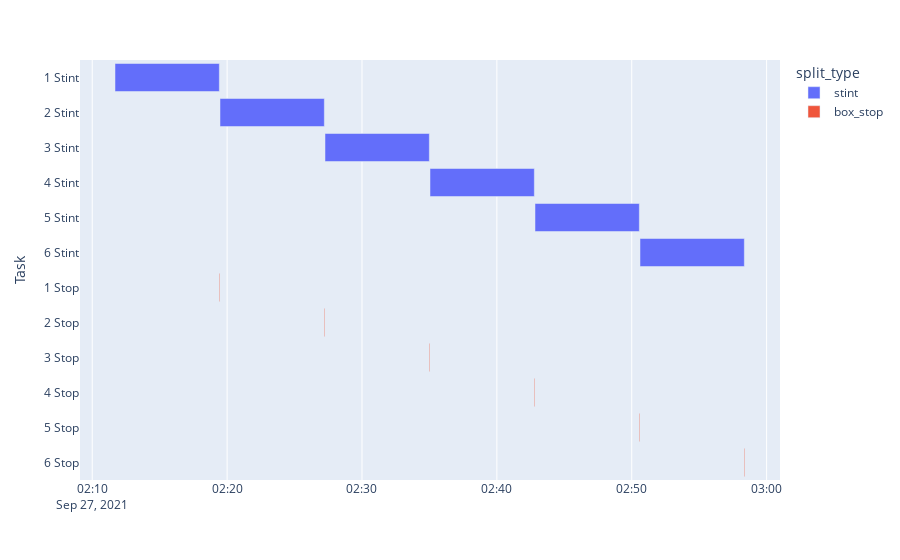

Notebook code cell kept with this figure:
### Code cell
df = pd.DataFrame(splits)

fig = px.timeline(df, x_start="Start", x_end="Finish", y="Task", color="split_type", hover_data={'rounds_driven':True})
fig.update_yaxes(autorange="reversed")
fig.show()

### Figure 1 — Plotly figure (JSON) as saved in the notebook; plotly's stock layout.template omitted (floating-point values rounded to 4 significant figures)
{"data": [{"alignmentgroup": "True", "base": ["2021-09-27T02:11:41.250Z", "2021-09-27T02:19:28.350Z", "2021-09-27T02:27:15.450Z", "2021-09-27T02:35:02.550Z", "2021-09-27T02:42:49.650Z", "2021-09-27T02:50:36.750Z"], "customdata": [[0], [9.1], [18.2], [27.3], [36.4], [45.5]], "hovertemplate": "split_type=stint<br>Start=%{base}<br>Finish=%{x}<br>Task=%{y}<br>rounds_driven=%{customdata[0]}<extra></extra>", "legendgroup": "stint", "marker": {"color": "#636efa"}, "name": "stint", "offsetgroup": "stint", "orientation": "h", "showlegend": true, "textposition": "auto", "type": "bar", "x": [464100, 464100, 464100, 464100, 464100, 464100], "xaxis": "x", "y": ["1 Stint", "2 Stint", "3 Stint", "4 Stint", "5 Stint", "6 Stint"], "yaxis": "y"}, {"alignmentgroup": "True", "base": ["2021-09-27T02:19:25.350Z", "2021-09-27T02:27:12.450Z", "2021-09-27T02:34:59.550Z", "2021-09-27T02:42:46.650Z", "2021-09-27T02:50:33.750Z", "2021-09-27T02:58:20.850Z"], "customdata": [[null], [null], [null], [null], [null], [null]], "hovertemplate": "split_type=box_stop<br>Start=%{base}<br>Finish=%{x}<br>Task=%{y}<br>rounds_driven=%{customdata[0]}<extra></extra>", "legendgroup": "box_stop", "marker": {"color": "#EF553B"}, "name": "box_stop", "offsetgroup": "box_stop", "orientation": "h", "showlegend": true, "textposition": "auto", "type": "bar", "x": [3000, 3000, 3000, 3000, 3000, 3000], "xaxis": "x", "y": ["1 Stop", "2 Stop", "3 Stop", "4 Stop", "5 Stop", "6 Stop"], "yaxis": "y"}], "layout": {"barmode": "overlay", "legend": {"title": {"text": "split_type"}, "tracegroupgap": 0}, "margin": {"t": 60}, "xaxis": {"anchor": "y", "domain": [0, 1], "type": "date"}, "yaxis": {"anchor": "x", "autorange": "reversed", "domain": [0, 1], "title": {"text": "Task"}}}}
